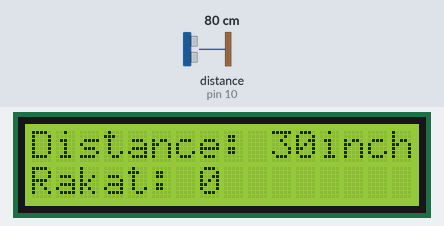
A sketch run on a simulated Arduino Uno, built with avr-gcc and run on an emulated ATmega328P. On the bench: 16×2 character LCD. Wiring (inferred from the names in the program): ultrasonic range finder: trigger pin 9; echo pin 10. The test bench sets the inputs (shaded band); at power-on: distance to the obstacle (sensor on pin 10) 80 cm. The echo pulse lasts 58.3 µs per cm.

Above: at 1.2 s.
1.3 s: distance to the obstacle (sensor on pin 10) set to 2 cm
At 1.9 s:
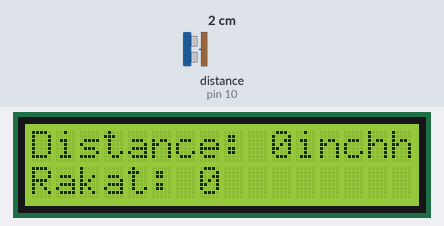
2.8 s: distance to the obstacle (sensor on pin 10) set to 4 cm
At 5.58 s:
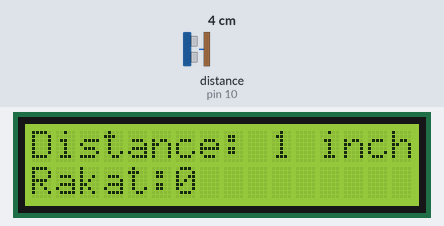
5.8 s: distance to the obstacle (sensor on pin 10) set to 9 cm
At 6.1 s:
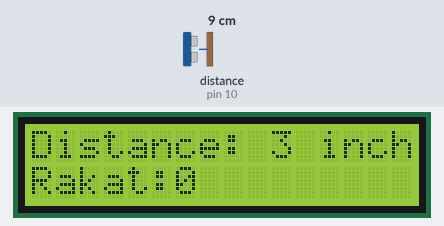
Timing chart, 0 to 8.8 s (numbered marks = the images above; inputs shaded):
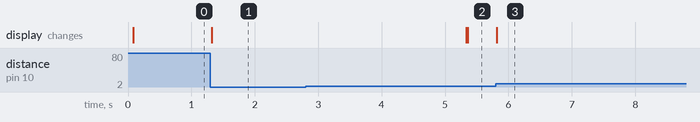

The sketch:

sketch_aug28a_copy_20220828193947.ino
```cpp
#include <LiquidCrystal.h> // includes the LiquidCrystal Library
LiquidCrystal lcd(1, 2, 4, 5, 6, 7); // Creates an LCD object. Parameters: (rs, enable, d4, d5, d6, d7)
const int trigPin = 9;
const int echoPin = 10;
long duration;
int distanceCm, distanceInch;
   long tempDuration;
   int tempDist;

bool arrived=false;
bool left=false;
int count=0;
void setup() {
  lcd.begin(16, 2); // Initializes the interface to the LCD screen, and specifies the dimensions (width and height) of the display
  pinMode(trigPin, OUTPUT);
  pinMode(echoPin, INPUT);
}
void loop() {

  digitalWrite(trigPin, LOW);
  delayMicroseconds(2);
  digitalWrite(trigPin, HIGH);
  delayMicroseconds(10);
  digitalWrite(trigPin, LOW);
  duration = pulseIn(echoPin, HIGH);
  distanceCm = duration * 0.034 / 2;
  distanceInch = duration * 0.0133 / 2;
  lcd.setCursor(0, 0);
  lcd.print("Distance: ");
  lcd.print(distanceInch);
  lcd.print("inch");
  delay(10);
  //lcd.setRgb(0,0,0);
 if(distanceInch<12){
   delay(4000);
        lcd.clear();


   while(true){
     //lcd.clear();
         lcd.setCursor(0, 0);
  lcd.print("Distance: ");
  lcd.print(distanceInch);
  lcd.print(" inch");
               lcd.setCursor(0, 1);
        lcd.print("Rakat:");
        lcd.print(count/2);
        lcd.println("");
  delay(10);
       digitalWrite(trigPin, LOW);
  delayMicroseconds(2);
  digitalWrite(trigPin, HIGH);
  delayMicroseconds(10);
  digitalWrite(trigPin, LOW);
      duration = pulseIn(echoPin, HIGH);
      distanceInch = duration * 0.0133 / 2;
      if(distanceInch>=12){
      	//left=true;
        //arrived=false;
        count++;
        //lcd.clear();
          lcd.setCursor(0, 1);
        lcd.print("Rakat:");
        lcd.print(count/2);
        lcd.println("");
        break;
      }
     continue;
   }
 /* lcd.clear();
  lcd.setCursor(0, 0); // Sets the location at which subsequent text written to the LCD will be displayed
  lcd.print("Rakat: "); // Prints string "Distance" on the LCD
  lcd.print(count); // Prints the distance value from the sensor
  //lcd.print(" cm");
  delay(10);
  lcd.setCursor(0, 1);
  lcd.print("Distance: ");
  lcd.print(distanceInch);
  lcd.print(" inch");
  delay(10);*/
  }
  else{
  	lcd.setCursor(0, 1);
    //lcd.clear();
    lcd.print("Rakat: ");
    lcd.print(count/2);
    lcd.println("");

  }

}
```

Measured:
- after the input at 1.3 s, the display: changes at once (image 1)
- after the input at 2.8 s, the display: first differs from a run without the input after 2.6 s (image 2)
- after the input at 5.8 s, the display: changes at once (image 3)
